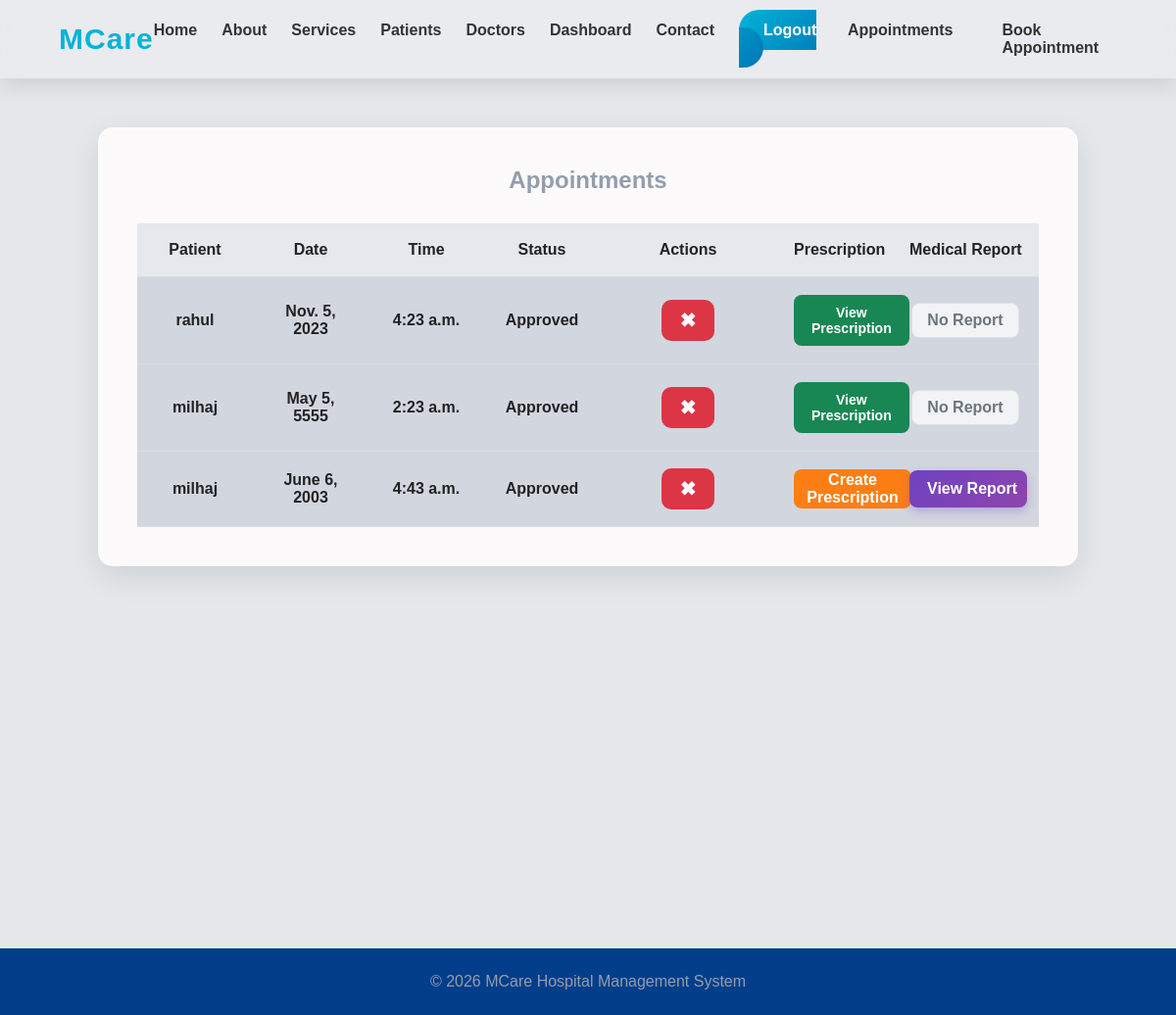
Page /appointments/ (signed in) on the committed database.
### hospital/models.py (models this page shows, shortened)
class Appointment(models.Model):
    STATUS_CHOICES = (
        ('Pending', 'Pending'),
        ('Approved', 'Approved'),
        ('Rejected', 'Rejected'),
    )
    patient = models.ForeignKey(
        Patient,
        on_delete=models.CASCADE
    )
    doctor = models.ForeignKey(
        Doctor,
        on_delete=models.CASCADE
    )
    appointment_date = models.DateField()
    appointment_time = models.TimeField()
    reason = models.TextField()
    medical_report = models.FileField(
        upload_to='medical_reports/',
        blank=True,
        null=True
    )
    status = models.CharField(
        max_length=20,
        choices=STATUS_CHOICES,
        default='Pending'
    )
    created_at = models.DateTimeField(auto_now_add=True)

class Patient(models.Model):
    user = models.OneToOneField(
        CustomUser,
        on_delete=models.CASCADE,
        limit_choices_to={'role': 'patient'}
    )
    age = models.PositiveIntegerField()
    gender = models.CharField(max_length=20)
    phone = models.CharField(max_length=15)

class CustomUser(AbstractUser):
    ROLE_CHOICES = (
        ('doctor', 'Doctor'),
        ('patient', 'Patient'),
    )
    role = models.CharField(
        max_length=20,
        choices=ROLE_CHOICES,
        default='patient'
    )

### hospital/views.py (the view)
# urls.py: path('appointments/', views.appointment_list, name='appointment_list'),
@login_required(login_url='login')
def appointment_list(request):
    if request.user.role == "patient":
        patient = Patient.objects.get(user=request.user)
        appointments = Appointment.objects.filter(
            patient=patient
        )
    else:
        doctor = Doctor.objects.get(user=request.user)
        appointments = Appointment.objects.filter(
            doctor=doctor
        )
    return render(
        request,
        "appointments/appointment_list.html",
        {
            "appointments": appointments
        }
    )

### templates/appointments/appointment_list.html (shortened to what this page needs)
{% extends 'base.html' %}
{% load static %}
{% block extra_css %}
<link rel="stylesheet" href="{% static 'css/appointments.css' %}">
{% endblock %}
{% block content %}
<div class="appointments-container">
    <h2>Appointments</h2>
    <table>
<tr>
    <th>Patient</th>
    <th>Date</th>
    <th>Time</th>
    <th>Status</th>
    <th>Actions</th>
    <th>Prescription</th>
    <th>Medical Report</th>
</tr>
{% for appointment in appointments %}
<tr>
    <td>{{ appointment.patient.user.username }}</td>
    <td>{{ appointment.appointment_date }}</td>
    <td>{{ appointment.appointment_time }}</td>
    <td>{{ appointment.status }}</td>
    <td>
        {% if request.user.role == "doctor" %}
            <a href="{% url 'delete_appointment' appointment.id %}" class="btn-delete">
                ✖
            </a>
        {% endif %}
    </td>
    <td>
        {% if appointment.prescription %}
            <a href="{% url 'view_prescription' appointment.id %}" class="btn-view">
                View Prescription
            </a>
        {% else %}
            {% if request.user.role == "doctor" %}
                <a href="{% url 'create_prescription' appointment.id %}" class="btn-create">
                    Create Prescription
                </a>
            {% else %}
                <span class="waiting">Waiting </span>
            {% endif %}
        {% endif %}
    </td>
    <td>
        {% if appointment.medical_report %}
            <a href="{{ appointment.medical_report.url }}"
               class="btn-report"
               target="_blank"
               download>
                View Report
            </a>
        {% else %}
            <span class="no-report">No Report</span>
        {% endif %}
    </td>
</tr>
{% empty %}
<tr>
    <td colspan="7">No appointments found.</td>
</tr>
{% endfor %}
</table>
</div>
{% endblock %}

### templates/base.html (shortened to what this page needs)
{% load static %}
<!DOCTYPE html>
<html lang="en">
<head>
    <link rel="stylesheet" href="{% static 'css/style.css' %}">
    {% load static %}
<link rel="stylesheet" href="{% static 'css/style.css' %}">
{% block extra_css %}
{% endblock %}
</head>
<body>
<nav class="navbar">
    <div class="logo">
         MCare
    </div>
    <ul class="nav-menu">
        <li><a href="/">Home</a></li>
        <li><a href="/about/">About</a></li>
        <li><a href="/service/">Services</a></li>
        <li><a href="/patients/">Patients</a></li>
        <li><a href="/doctors/">Doctors</a></li>
        <li><a href="/dashboard/">Dashboard</a></li>
        <li><a href="/contact/">Contact</a></li>
        <li><a href="/logout/" class="logout-btn">Logout</a></li>
        <li>
    <a href="{% url 'appointment_list' %}">
        Appointments
    </a>
</li>
<li><li>
    <a href="{% url 'book_appointment' %}">
        Book Appointment
    </a>
</li>
</li>
    </ul>
</nav>
{% block content %}
{% endblock %}
<footer>
    <p>© 2026 MCare Hospital Management System</p>
</footer>
</body>
</html>

### static/css/style.css (style rules this page uses)
* { margin:0; padding:0; box-sizing:border-box; font-family:'Poppins',sans-serif; }
body { background:#e5e8eb; padding-top:80px; }
h1,h2,h3 { font-weight:700; }

### static/css/appointments.css (style rules this page uses)
.appointments-container { max-width:1000px; margin:50px auto; background:#fcfafa; padding:40px; border-radius:15px; box-shadow:0 10px 30px rgba(0,0,0,.1); }
.appointments-container h2 { text-align:center; color:#949dac; margin-bottom:30px; }
table { width:100%; border-collapse:collapse; table-layout:fixed; }
th, td { padding:18px; text-align:center; vertical-align:middle; border-bottom:1px solid #ddd; }
th { background:#e5e8ed; color:#222; font-weight:700; }
td { background:#d2d6df; color:#222; font-weight:600; }
.appointments-container table td, .appointments-container table th, .appointments-container table tr { color: #222 !important; }
footer { text-align:center; margin-top:390px; color:#949dac; }
.btn-delete { background:#dc3545; color:white; padding:10px 19px; text-decoration:none; border-radius:10px; font-size:20px; }
.btn-view { display: inline-block; background: #198754; color: white !important; padding: 10px 18px; border-radius: 8px; text-decoration: none; font-size: 14px; font-weight: 600; transition: 0.3s ease; border: none; cursor: pointer; }
.btn-report { display:inline-block; padding:8px 18px; background:#0d6efd; color:white; border-radius:8px; text-decoration:none; font-weight:600; transition:.3s; }
.btn-report { display:inline-block; padding:10px 18px; background:linear-gradient(135deg,#6f42c1,#8e44ad); color:#fff; text-decoration:none; font-weight:600; border-radius:8px; transition:0.3s ease; box-shadow:0 4px 10px rgba(111,66,193,.3); width:120px; }
.no-report { display:inline-block; padding:8px 15px; background:#f1f3f5; color:#6c757d; border-radius:8px; font-weight:600; border:1px solid #dee2e6; }
th:nth-child(5), td:nth-child(5) { width:180px; white-space:nowrap; }
th:nth-child(7), td:nth-child(7) { width:150px; white-space:nowrap; }
.btn-create { display:inline-flex; justify-content:center; align-items:center; width:120px; height:40px; background:#fd7e14; color:#fff !important; text-decoration:none; border-radius:8px; font-weight:600; transition:.3s; }

### static/css/navbar.css (style rules this page uses)
.navbar { position:fixed; top:0; left:0; width:100%; height:85px; display:flex; justify-content:space-between; align-items:center; padding:0 80px; background:rgba(255,255,255,0.15); backdrop-filter:blur(15px); box-shadow:0 8px 32px rgba(0,0,0,0.1); z-index:1000; }
.logo { font-size:32px; font-weight:700; color:#0096c7; letter-spacing:1px; }
.nav-menu { display:flex; list-style:none; gap:30px; }
.nav-menu a { text-decoration:none; color:#333; font-size:16px; font-weight:600; position:relative; transition:.3s; }
.nav-menu a::after { content:''; position:absolute; left:0; bottom:-6px; width:0%; height:3px; background:#00b4d8; border-radius:10px; transition:.4s; }
.logout-btn { background:linear-gradient( 135deg, #00b4d8, #0077b6); color:white !important; padding:12px 25px; border-radius:50px; transition:.4s; }
.navbar { position:fixed; top:0; width:100%; height:80px; display:flex; justify-content:space-between; align-items:center; padding:0 60px; background:rgba(255,255,255,0.15); backdrop-filter:blur(12px); box-shadow:0 8px 20px rgba(0,0,0,0.1); z-index:1000; }
.logo { font-size:30px; font-weight:700; color:#00b4d8; }
.nav-menu { display:flex; list-style:none; gap:25px; }
.nav-menu a { text-decoration:none; color:#333; font-weight:600; position:relative; transition:.3s; }
.nav-menu a::after { content:''; position:absolute; left:0; bottom:-5px; width:0; height:3px; background:#00b4d8; transition:.3s; }

### static/css/hero_section.css (style rules this page uses)
* { margin:0; padding:0; box-sizing:border-box; font-family:'Poppins',sans-serif; }

### static/css/footer.css (style rules this page uses)
footer { background:#023e8a; color:rgb(13, 9, 9); text-align:center; padding:25px; font-size:16px; }

### rows in the picture
Appointment: patient.user.username "rahul", appointment_date "Nov. 5, 2023", appointment_time "4:23 a.m.", status "Approved", shows "View Prescription", medical_report "No Report"
Appointment: patient.user.username "milhaj", appointment_date "May 5, 5555", appointment_time "2:23 a.m.", status "Approved", shows "View Prescription", medical_report "No Report"
Appointment: patient.user.username "milhaj", appointment_date "June 6, 2003", appointment_time "4:43 a.m.", status "Approved", shows "Create Prescription"
